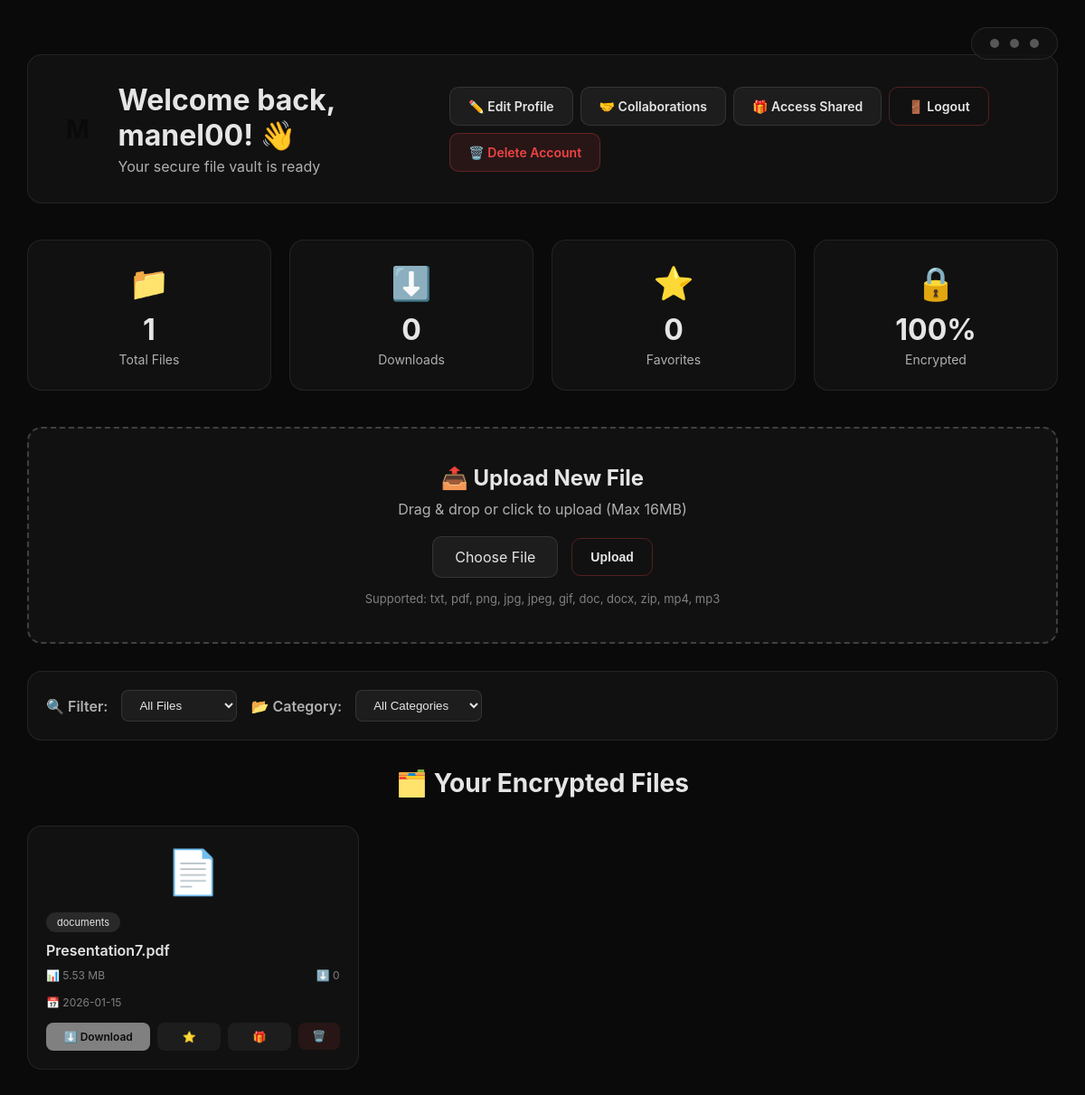
The page /dashboard?filter= (signed in) on the database its author committed.
### app.py (models this page shows, shortened)
class Account(UserMixin, db.Model):
    id = db.Column(db.Integer, primary_key=True)
    email = db.Column(db.String(100), nullable=False, unique=True)
    username = db.Column(db.String(20), nullable=False, unique=True)
    password = db.Column(db.String(255), nullable=False)
    is_verified = db.Column(db.Boolean, default=False)
    verification_code = db.Column(db.String(6), nullable=True)
    code_expiry = db.Column(db.DateTime, nullable=True)
    theme = db.Column(db.String(10), default='dark')
    files = db.relationship('UploadedFile', backref='owner',
                            lazy=True, cascade='all, delete-orphan')
    shares = db.relationship('FileShare', backref='sender', lazy=True,
                             cascade='all, delete-orphan')  # links account to FileShare table

class UploadedFile(db.Model):
    id = db.Column(db.Integer, primary_key=True)
    user_id = db.Column(db.Integer, db.ForeignKey(
        'account.id'), nullable=False)
    original_filename = db.Column(db.String(255), nullable=False)
    stored_filename = db.Column(db.String(255), nullable=False)
    file_size = db.Column(db.String(50), nullable=False)
    salt = db.Column(db.String(255), nullable=False)
    upload_date = db.Column(db.DateTime, default=datetime.now)
    download_count = db.Column(db.Integer, default=0)
    is_favorite = db.Column(db.Boolean, default=False)
    category = db.Column(db.String(50), default='other')
    shares = db.relationship('FileShare', backref='file',
                             lazy=True, cascade='all, delete-orphan')
    file_hash = db.Column(db.String(64), nullable=True)

### app.py (the view)
@app.route("/dashboard")
@login_required
def dashboard():
    if not current_user.is_verified:
        flash("Please verify your email before accessing the dashboard", "error")
        return redirect("/verify")
    filter_by = request.args.get('filter', 'all')
    category = request.args.get('category', 'all')
    query = UploadedFile.query.filter_by(user_id=current_user.id)
    if filter_by == 'favorites':
        query = query.filter_by(is_favorite=True)
    if category != 'all':
        query = query.filter_by(category=category)
    files = query.order_by(UploadedFile.upload_date.desc()).all()
    total_files = len(files)
    total_downloads = sum(f.download_count for f in files)
    favorite_count = len([f for f in files if f.is_favorite])
    return render_template('dashboard.html',
                           username=current_user.username,
                           files=files,
                           total_files=total_files,
                           total_downloads=total_downloads,
                           favorite_count=favorite_count)

### app.py (called while the page is built)
@login_manager.user_loader
def load_user(userid):
    return Account.query.get((int(userid)))

### templates/dashboard.html (shortened to what this page needs)
{% extends 'base.html' %}
{% block content %}
<div class="dashboard-container">
    <div class="top-header">
        <div class="user-welcome">
            <div class="profile-avatar">
            </div>
            <div class="welcome-text">
                <h1>Welcome back, {{ username }}! 👋</h1>
                <p>Your secure file vault is ready</p>
            </div>
        </div>
        <div class="top-actions">
            <a href="/edit/{{ current_user.id }}" class="btn">✏️ Edit Profile</a>
            <a href="/collaborations" class="btn">🤝 Collaborations</a>
            <a href="/access-shared" class="btn">🎁 Access Shared</a>
            <a href="/logout" class="btn btn-primary">🚪 Logout</a>
            <a href="/delete/{{ current_user.id }}" class="btn btn-danger"
                onclick="return confirm('⚠️ Are you sure? This will delete ALL your files and cannot be undone!')">
                🗑️ Delete Account
            </a>
        </div>
    </div>
    <div class="stats-grid">
        <div class="stat-card">
            <div class="stat-icon">📁</div>
            <div class="stat-value">{{ total_files|default(0) }}</div>
            <div class="stat-label">Total Files</div>
        </div>
        <div class="stat-card">
            <div class="stat-icon">⬇️</div>
            <div class="stat-value">{{ total_downloads|default(0) }}</div>
            <div class="stat-label">Downloads</div>
        </div>
        <div class="stat-card">
            <div class="stat-icon">⭐</div>
            <div class="stat-value">{{ favorite_count|default(0) }}</div>
            <div class="stat-label">Favorites</div>
        </div>
        <div class="stat-card">
            <div class="stat-icon">🔒</div>
            <div class="stat-value">100%</div>
            <div class="stat-label">Encrypted</div>
        </div>
    </div>
    <div class="upload-section">
        <h3 style="font-size: 24px; margin-bottom: 10px;">📤 Upload New File</h3>
        <p style="color: #b0b0b0; margin-bottom: 20px;">Drag & drop or click to upload (Max 16MB)</p>
        <form action="/upload" method="POST" enctype="multipart/form-data" class="upload-form">
            <div class="file-input-wrapper">
                <label for="file" class="file-input-label" id="file-label">
                     Choose File
                </label>
            </div>
            <button type="submit" class="btn btn-primary"> Upload</button>
        </form>
        <p style="color: #808080; font-size: 13px; margin-top: 15px;">
            Supported: txt, pdf, png, jpg, jpeg, gif, doc, docx, zip, mp4, mp3
        </p>
    </div>
    <div class="filter-bar">
        <label>🔍 Filter:</label>
        <select
            onchange="window.location.href='/dashboard?filter=' + this.value + '&category={{ request.args.get('category', 'all') }}'">
            <option value="all" {% if request.args.get('filter', 'all' )=='all' %}selected{% endif %}>All Files</option>
        </select>
        <label>📂 Category:</label>
        <select
            onchange="window.location.href='/dashboard?category=' + this.value + '&filter={{ request.args.get('filter', 'all') }}'">
            <option value="all" {% if request.args.get('category', 'all' )=='all' %}selected{% endif %}>All Categories
            </option>
        </select>
    </div>
    <h2 style="font-size: 28px; margin-bottom: 20px; text-align: center;">🗂️ Your Encrypted Files</h2>
    {% if files %}
    <div class="files-grid">
        {% for file in files %}
        <div class="file-card">
            <div class="file-icon">
                {% if file.category == 'images' %}🖼️
                {% elif file.category == 'documents' %}📄
                {% elif file.category == 'videos' %}🎬
                {% elif file.category == 'audio' %}🎵
                {% elif file.category == 'archives' %}📦
                {% else %}📎
                {% endif %}
            </div>
            <div class="category-badge">{{ file.category }}</div>
            <div class="file-name">{{ file.original_filename }}</div>
            <div class="file-meta">
                <span>📊 {{ file.file_size }}</span>
                <span>⬇️ {{ file.download_count }}</span>
            </div>
            <div class="file-meta">
                <span>📅 {{ file.upload_date.strftime('%Y-%m-%d') }}</span>
            </div>
            <div class="file-actions">
                <a href="/download/{{ file.id }}" class="btn btn-primary" style="flex: 2;">⬇️ Download</a>
                <a href="/toggle-favorite/{{ file.id }}" class="btn">
                    {% if file.is_favorite %}💔{% else %}⭐{% endif %}
                </a>
                <a href="/share/{{ file.id }}" class="btn">🎁</a>
                <form action="/delete-file/{{ file.id }}" method="POST" style="display: inline; flex: 1;">
                    <button type="submit" class="btn btn-danger" style="width: 100%;"
                        onclick="return confirm('Delete this file?')">🗑️</button>
                </form>
            </div>
        </div>
        {% endfor %}
    </div>
    {% else %}
    <div class="empty-state">
        <h3>📭 No files yet</h3>
        <p>Upload your first file to get started with secure storage!</p>
    </div>
    {% endif %}
</div>
{% endblock %}

### static/style.css (style rules this page uses)
* { margin: 0; padding: 0; box-sizing: border-box; }
body { font-family: 'Inter' , 'Segoe UI' ; min-height: 100vh; background-color: #0a0a0a ; color: #e5e5e5; }

### templates/dashboard.html (style rules this page uses)
.dashboard-container { max-width: 1400px; margin: 30px auto; padding: 30px; }
.top-header { display: flex; justify-content: space-between; align-items: center; margin-bottom: 40px; padding: 30px; background: rgba(255, 255, 255, 0.03); border: 1px solid rgba(255, 255, 255, 0.08); border-radius: 16px; }
.user-welcome { display: flex; align-items: center; gap: 20px; }
.profile-avatar { width: 60px; height: 60px; border-radius: 50%; background: var(--profile-color); display: flex; align-items: center; justify-content: center; font-size: 28px; font-weight: bold; color: #0a0a0a; }
.welcome-text h1 { font-size: 32px; color: #e5e5e5; margin-bottom: 5px; }
.welcome-text p { color: #b0b0b0; font-size: 16px; }
.top-actions { display: flex; gap: 8px; flex-wrap: wrap; }
.btn { padding: 12px 20px; border: none; border-radius: 10px; font-size: 14px; font-weight: 600; cursor: pointer; transition: all 0.3s ease; text-decoration: none; display: inline-block; background: rgba(255, 255, 255, 0.05); color: #e5e5e5; border: 1px solid rgba(255, 255, 255, 0.1); }
.btn-primary { background: linear-gradient(135deg, var(--profile-color) 0%, #38bdf8 100%); color: #e5e5e5; border-color: rgba(239, 68, 68, 0.3); }
.btn-danger { background: rgba(239, 68, 68, 0.1); border-color: rgba(239, 68, 68, 0.3); color: #ef4444; }
.stats-grid { display: grid; grid-template-columns: repeat(auto-fit, minmax(200px, 1fr)); gap: 20px; margin-bottom: 40px; }
.stat-card { background: rgba(255, 255, 255, 0.03); border: 1px solid rgba(255, 255, 255, 0.08); border-radius: 16px; padding: 25px; text-align: center; transition: all 0.3s ease; }
.stat-icon { font-size: 36px; margin-bottom: 10px; }
.stat-value { font-size: 32px; font-weight: bold; color: var(--profile-color); margin-bottom: 5px; }
.stat-label { color: #b0b0b0; font-size: 14px; }
.filter-bar { display: flex; gap: 15px; margin-bottom: 30px; padding: 20px; background: rgba(255, 255, 255, 0.03); border: 1px solid rgba(255, 255, 255, 0.08); border-radius: 16px; flex-wrap: wrap; align-items: center; }
.filter-bar label { color: #b0b0b0; font-weight: 600; }
.filter-bar select { padding: 8px 15px; background: rgba(255, 255, 255, 0.05); border: 1px solid rgba(255, 255, 255, 0.1); border-radius: 8px; color: #e5e5e5; cursor: pointer; }
.upload-section { background: rgba(255, 255, 255, 0.03); border: 2px dashed rgba(255, 255, 255, 0.2); border-radius: 16px; padding: 40px; text-align: center; margin: 30px 0; transition: all 0.3s ease; }
.upload-form { display: flex; gap: 15px; justify-content: center; align-items: center; flex-wrap: wrap; margin-top: 20px; }
.file-input-wrapper { position: relative; overflow: hidden; }
.file-input-label { display: block; padding: 12px 24px; background: rgba(255, 255, 255, 0.05); border: 1px solid rgba(255, 255, 255, 0.1); border-radius: 10px; cursor: pointer; transition: all 0.3s ease; color: #e5e5e5; }
.files-grid { display: grid; grid-template-columns: repeat(auto-fill, minmax(280px, 1fr)); gap: 20px; margin-top: 30px; }
.file-card { background: rgba(255, 255, 255, 0.03); border: 1px solid rgba(255, 255, 255, 0.08); border-radius: 16px; padding: 20px; transition: all 0.3s ease; position: relative; }
.file-icon { font-size: 48px; margin-bottom: 15px; text-align: center; }
.file-name { font-weight: 600; color: #e5e5e5; margin-bottom: 10px; word-break: break-word; }
.file-meta { display: flex; justify-content: space-between; color: #808080; font-size: 12px; margin-bottom: 15px; }
.file-actions { display: flex; gap: 8px; flex-wrap: wrap; }
.file-actions button, .file-actions a { padding: 8px 12px; border-radius: 8px; font-size: 12px; cursor: pointer; text-decoration: none; border: none; transition: all 0.3s ease; flex: 1; text-align: center; background: rgba(255, 255, 255, 0.05); color: #e5e5e5; }
.file-actions .btn-primary { background: linear-gradient(135deg, var(--profile-color) 0%, #38bdf8 100%); color: #0a0a0a; background-color: #808080; }
.file-actions .btn-danger { background: rgba(239, 68, 68, 0.1); color: #ef4444; }
.category-badge { display: inline-block; padding: 4px 12px; background: rgba(255, 255, 255, 0.1); border-radius: 12px; font-size: 11px; color: var(--profile-color); margin-bottom: 10px; }

### rows shown on the page
Account: username "manel00"
UploadedFile: category "documents", original_filename "Presentation7.pdf", file_size "5.53 MB", download_count "0", upload_date "2026-01-15"

### other values the page prints
{{ total_files|default(0) }} "1"
{{ total_downloads|default(0) }} "0"
{{ favorite_count|default(0) }} "0"
